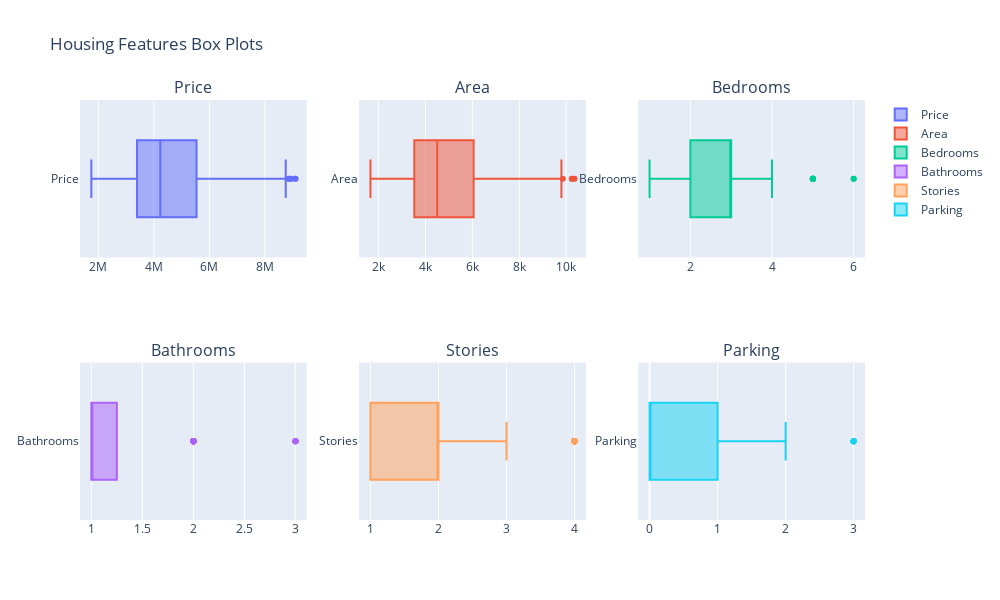

Notebook code cell kept with this figure:
### Code cell
# Outlier Analysis

fig = make_subplots(rows=2, cols=3, subplot_titles=("Price", "Area", "Bedrooms", "Bathrooms", "Stories", "Parking"))

fig.add_trace(go.Box(x=data['price'], orientation='h', name='Price'), row=1, col=1)
fig.add_trace(go.Box(x=data['area'], orientation='h', name='Area'), row=1, col=2)
fig.add_trace(go.Box(x=data['bedrooms'], orientation='h', name='Bedrooms'), row=1, col=3)
fig.add_trace(go.Box(x=data['bathrooms'], orientation='h', name='Bathrooms'), row=2, col=1)
fig.add_trace(go.Box(x=data['stories'], orientation='h', name='Stories'), row=2, col=2)
fig.add_trace(go.Box(x=data['parking'], orientation='h', name='Parking'), row=2, col=3)

fig.update_layout(title="Housing Features Box Plots", height=600, width=1000)

fig.show()

### Figure 1 — Plotly figure (JSON) as saved in the notebook; plotly's stock layout.template omitted (floating-point values rounded to 4 significant figures; data arrays with more than 128 entries replaced by an {"elided": "..."} marker saying what was removed)
{"data": [{"name": "Price", "orientation": "h", "type": "box", "x": {"elided": "517 int values"}, "xaxis": "x", "yaxis": "y"}, {"name": "Area", "orientation": "h", "type": "box", "x": {"elided": "517 int values"}, "xaxis": "x2", "yaxis": "y2"}, {"name": "Bedrooms", "orientation": "h", "type": "box", "x": {"elided": "517 int values"}, "xaxis": "x3", "yaxis": "y3"}, {"name": "Bathrooms", "orientation": "h", "type": "box", "x": {"elided": "517 int values"}, "xaxis": "x4", "yaxis": "y4"}, {"name": "Stories", "orientation": "h", "type": "box", "x": {"elided": "517 int values"}, "xaxis": "x5", "yaxis": "y5"}, {"name": "Parking", "orientation": "h", "type": "box", "x": {"elided": "517 int values"}, "xaxis": "x6", "yaxis": "y6"}], "layout": {"annotations": [{"font": {"size": 16}, "showarrow": false, "text": "Price", "x": 0.1444, "xanchor": "center", "xref": "paper", "y": 1, "yanchor": "bottom", "yref": "paper"}, {"font": {"size": 16}, "showarrow": false, "text": "Area", "x": 0.5, "xanchor": "center", "xref": "paper", "y": 1, "yanchor": "bottom", "yref": "paper"}, {"font": {"size": 16}, "showarrow": false, "text": "Bedrooms", "x": 0.8556, "xanchor": "center", "xref": "paper", "y": 1, "yanchor": "bottom", "yref": "paper"}, {"font": {"size": 16}, "showarrow": false, "text": "Bathrooms", "x": 0.1444, "xanchor": "center", "xref": "paper", "y": 0.375, "yanchor": "bottom", "yref": "paper"}, {"font": {"size": 16}, "showarrow": false, "text": "Stories", "x": 0.5, "xanchor": "center", "xref": "paper", "y": 0.375, "yanchor": "bottom", "yref": "paper"}, {"font": {"size": 16}, "showarrow": false, "text": "Parking", "x": 0.8556, "xanchor": "center", "xref": "paper", "y": 0.375, "yanchor": "bottom", "yref": "paper"}], "height": 600, "title": {"text": "Housing Features Box Plots"}, "width": 1000, "xaxis": {"anchor": "y", "domain": [0, 0.2889]}, "xaxis2": {"anchor": "y2", "domain": [0.3556, 0.6444]}, "xaxis3": {"anchor": "y3", "domain": [0.7111, 1]}, "xaxis4": {"anchor": "y4", "domain": [0, 0.2889]}, "xaxis5": {"anchor": "y5", "domain": [0.3556, 0.6444]}, "xaxis6": {"anchor": "y6", "domain": [0.7111, 1]}, "yaxis": {"anchor": "x", "domain": [0.625, 1]}, "yaxis2": {"anchor": "x2", "domain": [0.625, 1]}, "yaxis3": {"anchor": "x3", "domain": [0.625, 1]}, "yaxis4": {"anchor": "x4", "domain": [0, 0.375]}, "yaxis5": {"anchor": "x5", "domain": [0, 0.375]}, "yaxis6": {"anchor": "x6", "domain": [0, 0.375]}}}
